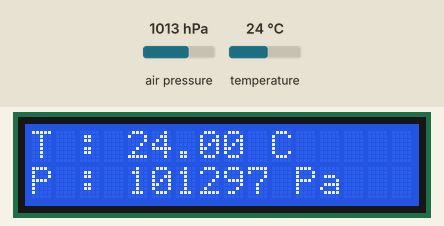
This program was run on a simulated Raspberry Pi Pico running MicroPython. On the bench: 16×2 character LCD. The test bench sets the inputs (shaded band); at power-on: air pressure 1013 hPa, temperature 24 °C. Library files of the repository ran but are not shown: i2c_lcd.py, bmp180_lib.py; what the program prints to the serial console is not drawn.

Above: at 4.2 s.
4.3 s: air pressure set to 952 hPa
At 6.1 s:
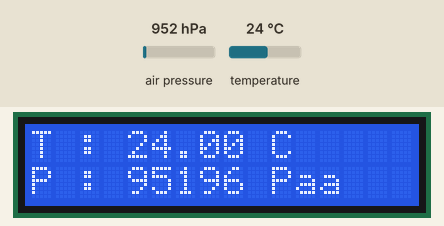
6.4 s: temperature set to 12 °C
At 7.7 s:
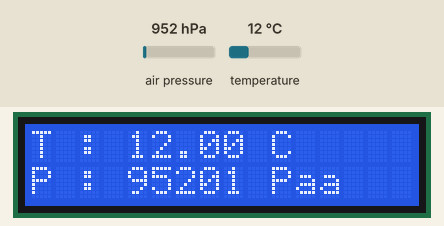
8.2 s: air pressure set to 975 hPa
At 9.0 s:
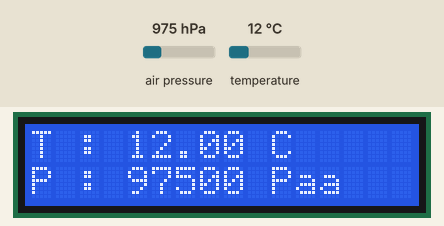
9.9 s: temperature set to 19 °C
At 11.5 s:
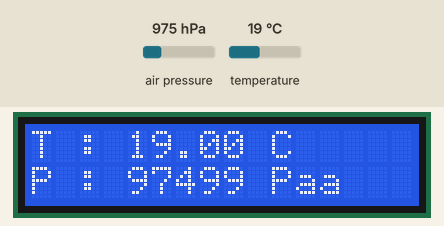
Timing chart, 0 to 12.7 s (numbered marks = the images above; inputs shaded):
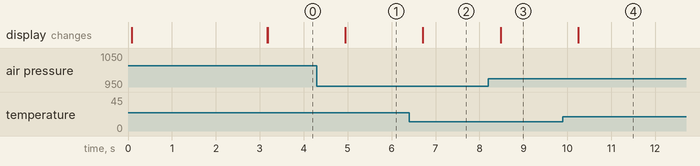

The program:

pico_bmp180_demo.py
```python
# (licence header left out)
from machine import Pin,I2C
from i2c_lcd import I2cLcd
import time
import utime
from bmp180_lib import BMP180

# The PCF8574= 0x27, PCF8574A = 0x3f
DEFAULT_I2C_ADDR = 0x3f

#=================================================================

i2c = I2C(0, scl=Pin(9), sda=Pin(8), freq=100000) #100kHz
lcd = I2cLcd(i2c ,DEFAULT_I2C_ADDR,2,16)
lcd.move_to(0,0)
lcd.putstr("BMP180 demo")
utime.sleep_ms(3000)

BMP180_I2C_ADR = 0x77
i2c1 = I2C(1, scl=Pin(7), sda=Pin(6), freq=100000) #100kHz
bmp180 = BMP180(i2c1, BMP180_I2C_ADR)

while (True):
    temp = bmp180.read_Temperature()
    p = bmp180.readPressure()
    print("Temp = {0:.1f}C".format( temp))
    print("Pressure = {0:.1f} Pa".format( p))

    lcd.move_to(0,0)
    lcd.putstr("T : {0:.2f} C".format(temp))
    lcd.move_to(0,1)
    lcd.putstr("P : {0:d} Pa".format(p))

    utime.sleep_ms(500)
```

Measured:
- after the input at 4.3 s, the display: changes after 0.65 s (image 1)
- after the input at 6.4 s, the display: changes after 0.31 s (image 2)
- after the input at 8.2 s, the display: changes after 0.28 s (image 3)
- after the input at 9.9 s, the display: changes after 0.34 s (image 4)
